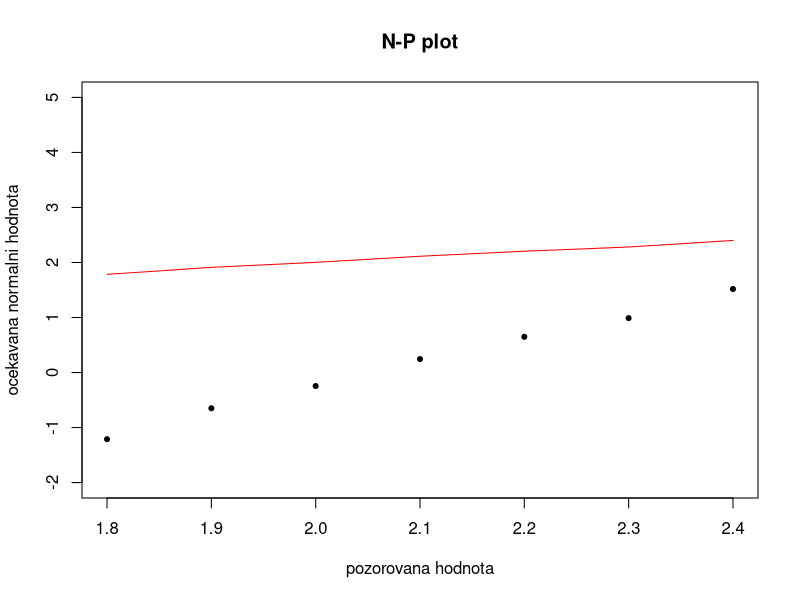
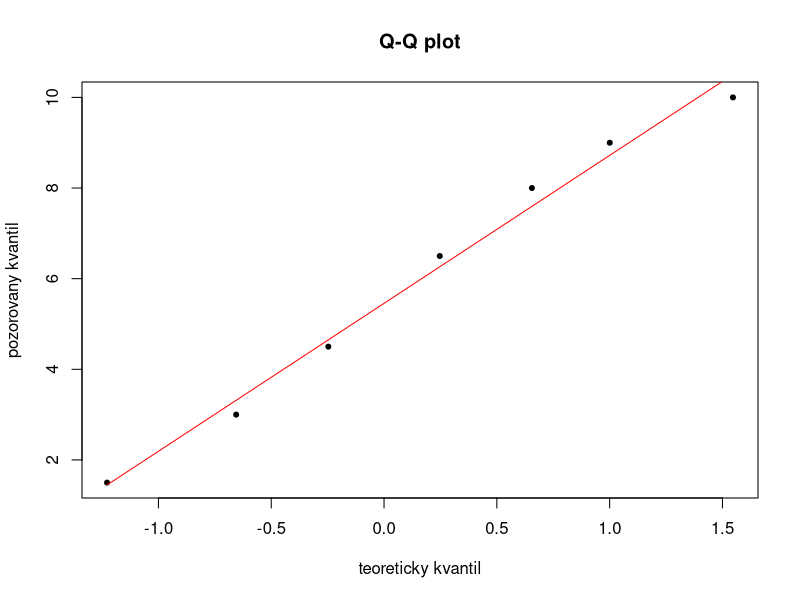
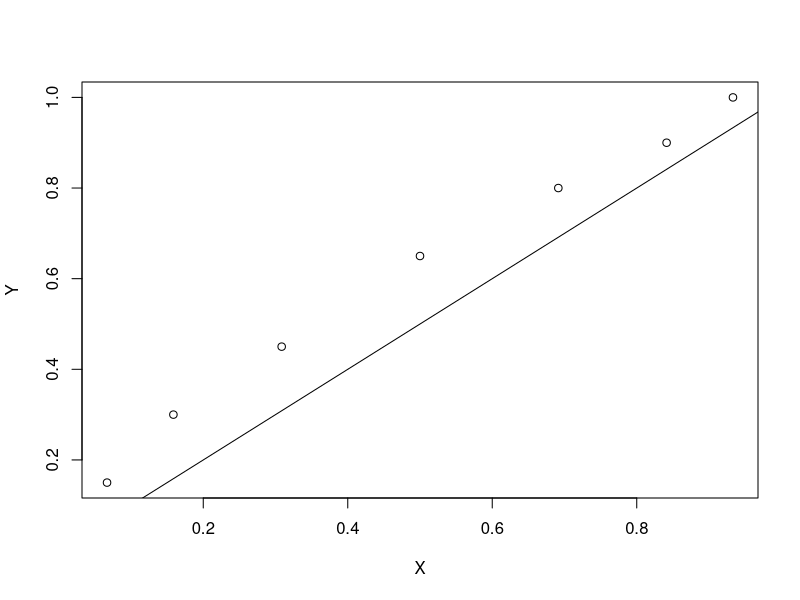

Generate these figures, in order, with R:

## N-P plot

## ---
## Example data
data <- c(2, 1.8, 2.1, 2.4, 1.9, 2.1, 2, 1.8, 2.3, 2.2)

## Sort the data
sorted.data <- sort(data)

## Count an average order
rnk <- rank(sorted.data)

## without duplicates
j <- unique(rnk)
x <- unique(sorted.data)

## calculate alpha.j (which quantiles to count)
n <- length(data)
alpha.j <- (3 * j - 1) / (3 * n + 1)

## calculate the quantiles
q.j <- qnorm(alpha.j)


## plot
plot (x, q.j, pch = 20, ylim=range( -2, 5 ), xlab = "pozorovana hodnota", ylab = "ocekavana normalni hodnota", main = "N-P plot")

# see if it is line
model <- lm (x ~ q.j)
lines (x, model$fitted.values, col = "red")
### ---

## Q-Q plot

## ---

data <- c(2, 1.8, 2.1, 2.4, 1.9, 2.1, 2, 1.8, 2.3, 2.2)

## Sort them
sorted.data <- sort(data)

## average order
rnk <- rank(sorted.data)

## without duplicates
j <- unique(rnk)
x <- unique(sorted.data)

## alpha.j
n <- length(data)
alpha.j <- (j - 0.375) / (n + 0.25)  ## see qq formula

## quantiles of desired distribution (here I used normal)
q.j <- qnorm(alpha.j)


## plotting
plot(q.j,j,pch=20,xlab="teoreticky kvantil",ylab="pozorovany kvantil",main="Q-Q plot")

# see if straight line
model <- lm (j ~ q.j)
lines (q.j, model$fitted.values, col = "red")

## ---

## P-P plot

## ---

data <- c(2, 1.8, 2.1, 2.4, 1.9, 2.1, 2, 1.8, 2.3, 2.2)

## sort
sorted.data <- sort(data)

## avg order
rnk <- rank(sorted.data)

## without duplicates
j <- unique(rnk)
x.j <- unique(sorted.data)

## normalization
avg <- mean(x.j)
std <- sqrt( mean( x.j^2 ) - (mean(x.j))^2 )

z.j <- (x.j - avg) / std

## X is teoretical distribution
X <- pnorm( z.j )

## Y is your distribution
Y <- j / n

## See if they match
plot( X, Y )
abline( 0, 1 )
## ---
